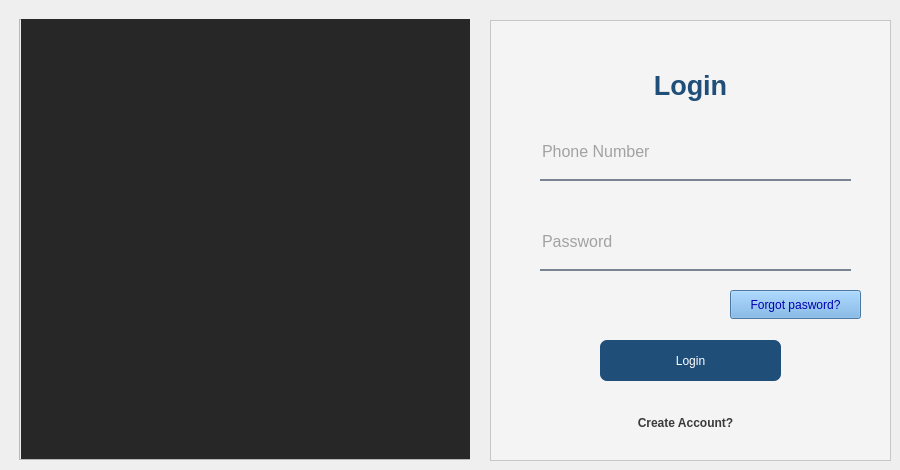
    <widget class="QWidget" name="Login_page">
     <widget class="QFrame" name="frame">
      <property name="geometry">
       <rect>
        <x>490</x>
        <y>20</y>
        <width>401</width>
        <height>441</height>
       </rect>
      </property>
      <property name="font">
       <font>
        <bold>true</bold>
       </font>
      </property>
      <property name="styleSheet">
       <string notr="true">
                                background-color:rgba(245, 245, 245,210);

                                filter:blur(40px);</string>
      </property>
      <property name="frameShape">
       <enum>QFrame::Shape::StyledPanel</enum>
      </property>
      <property name="frameShadow">
       <enum>QFrame::Shadow::Raised</enum>
      </property>
      <widget class="QTextEdit" name="Login_text">
       <property name="geometry">
        <rect>
         <x>30</x>
         <y>30</y>
         <width>341</width>
         <height>61</height>
        </rect>
       </property>
       <property name="styleSheet">
        <string notr="true">background-color:rgba(255, 235, 59,0);
                                    text-color:rgb(255, 235, 59);</string>
       </property>
       <property name="readOnly">
        <bool>true</bool>
       </property>
       <property name="html">
        <string>&lt;!DOCTYPE HTML PUBLIC &quot;-//W3C//DTD HTML 4.0//EN&quot; &quot;http://www.w3.org/TR/REC-html40/strict.dtd&quot;&gt;
&lt;html&gt;&lt;head&gt;&lt;meta name=&quot;qrichtext&quot; content=&quot;1&quot; /&gt;&lt;meta charset=&quot;utf-8&quot; /&gt;&lt;style type=&quot;text/css&quot;&gt;
p, li { white-space: pre-wrap; }
hr { height: 1px; border-width: 0; }
li.unchecked::marker { content: &quot;\2610&quot;; }
li.checked::marker { content: &quot;\2612&quot;; }
&lt;/style&gt;&lt;/head&gt;&lt;body style=&quot; font-family:'Noto Sans'; font-size:10pt; font-weight:400; font-style:normal;&quot;&gt;
&lt;p style=&quot; margin-top:0px; margin-bottom:0px; margin-left:0px; margin-right:0px; -qt-block-indent:0; text-indent:0px;&quot;&gt;                                    &lt;/p&gt;
&lt;p align=&quot;center&quot; style=&quot; margin-top:0px; margin-bottom:0px; margin-left:0px; margin-right:0px; -qt-block-indent:0; text-indent:0px;&quot;&gt;&lt;span style=&quot; font-family:'Segoe UI'; font-size:20pt; font-weight:700; color:#1f4e79;&quot;&gt;Login&lt;/span&gt;&lt;/p&gt;&lt;/body&gt;&lt;/html&gt;</string>
       </property>
      </widget>
      <widget class="QLineEdit" name="phoneNumberInputLogin">
       <property name="geometry">
        <rect>
         <x>50</x>
         <y>110</y>
         <width>311</width>
         <height>51</height>
        </rect>
       </property>
       <property name="font">
        <font>
         <pointsize>12</pointsize>
        </font>
       </property>
       <property name="styleSheet">
        <string notr="true">background-color:rgba(0, 0, 0,0);
                                    border:none;
                                    border-bottom:2px solid rgba(105,118,132,225);
                                    color:rgba(63, 63, 63,230);
                                    padding-bottom:7px;
                                </string>
       </property>
       <property name="echoMode">
        <enum>QLineEdit::EchoMode::Normal</enum>
       </property>
       <property name="placeholderText">
        <string>Phone Number</string>
       </property>
       <property name="clearButtonEnabled">
        <bool>true</bool>
       </property>
      </widget>
      <widget class="QLineEdit" name="passwordInputLogin">
       <property name="geometry">
        <rect>
         <x>50</x>
         <y>200</y>
         <width>311</width>
         <height>51</height>
        </rect>
       </property>
       <property name="font">
        <font>
         <pointsize>12</pointsize>
        </font>
       </property>
       <property name="styleSheet">
        <string notr="true">background-color:rgba(0, 0, 0,0);
                                    border:none;
                                    border-bottom:2px solid rgba(105,118,132,225);
                                    color:rgba(63, 63, 63,230);
                                    padding-bottom:7px;</string>
       </property>
       <property name="text">
        <string/>
       </property>
       <property name="echoMode">
        <enum>QLineEdit::EchoMode::Password</enum>
       </property>
       <property name="placeholderText">
        <string>Password</string>
       </property>
       <property name="clearButtonEnabled">
        <bool>true</bool>
       </property>
      </widget>
      <widget class="QPushButton" name="loginButton">
       <property name="geometry">
        <rect>
         <x>110</x>
         <y>320</y>
         <width>181</width>
         <height>41</height>
        </rect>
       </property>
       <property name="font">
        <font>
         <fontweight>DemiBold</fontweight>
        </font>
       </property>
       <property name="mouseTracking">
        <bool>true</bool>
       </property>
       <property name="tabletTracking">
        <bool>true</bool>
       </property>
       <property name="styleSheet">
        <string notr="true">color:rgb(255, 255, 255);
                                    background-color:rgb(31, 78, 121);

                                    border-radius:7px;</string>
       </property>
       <property name="text">
        <string>Login</string>
       </property>
      </widget>
      <widget class="QPushButton" name="forgetpassword">
       <property name="geometry">
        <rect>
         <x>240</x>
         <y>270</y>
         <width>131</width>
         <height>29</height>
        </rect>
       </property>
       <property name="styleSheet">
        <string notr="true">
                                    background-color:rgba(104, 168, 225);
                                    color:rgb(0, 0, 176);</string>
       </property>
       <property name="text">
        <string>Forgot pasword?</string>
       </property>
      </widget>
      <widget class="QPushButton" name="createaccountbutton">
       <property name="geometry">
        <rect>
         <x>140</x>
         <y>390</y>
         <width>111</width>
         <height>26</height>
        </rect>
       </property>
       <property name="styleSheet">
        <string notr="true">color : rgb(58, 58, 58);
 font-weight: bold;
 background-color: transparent;
 border: none;</string>
       </property>
       <property name="text">
        <string>Create Account?</string>
       </property>
      </widget>
     </widget>
     <widget class="QFrame" name="frame_2">
      <property name="geometry">
       <rect>
        <x>19</x>
        <y>19</y>
        <width>451</width>
        <height>441</height>
       </rect>
      </property>
      <property name="frameShape">
       <enum>QFrame::Shape::StyledPanel</enum>
      </property>
      <property name="frameShadow">
       <enum>QFrame::Shadow::Raised</enum>
      </property>
      <widget class="QLabel" name="image">
       <property name="geometry">
        <rect>
         <x>2</x>
         <y>-1</y>
         <width>451</width>
         <height>441</height>
        </rect>
       </property>
       <property name="styleSheet">
        <string notr="true">background-color:rgb(39, 39, 39);</string>
       </property>
       <property name="text">
        <string/>
       </property>
      </widget>
     </widget>
    </widget>
